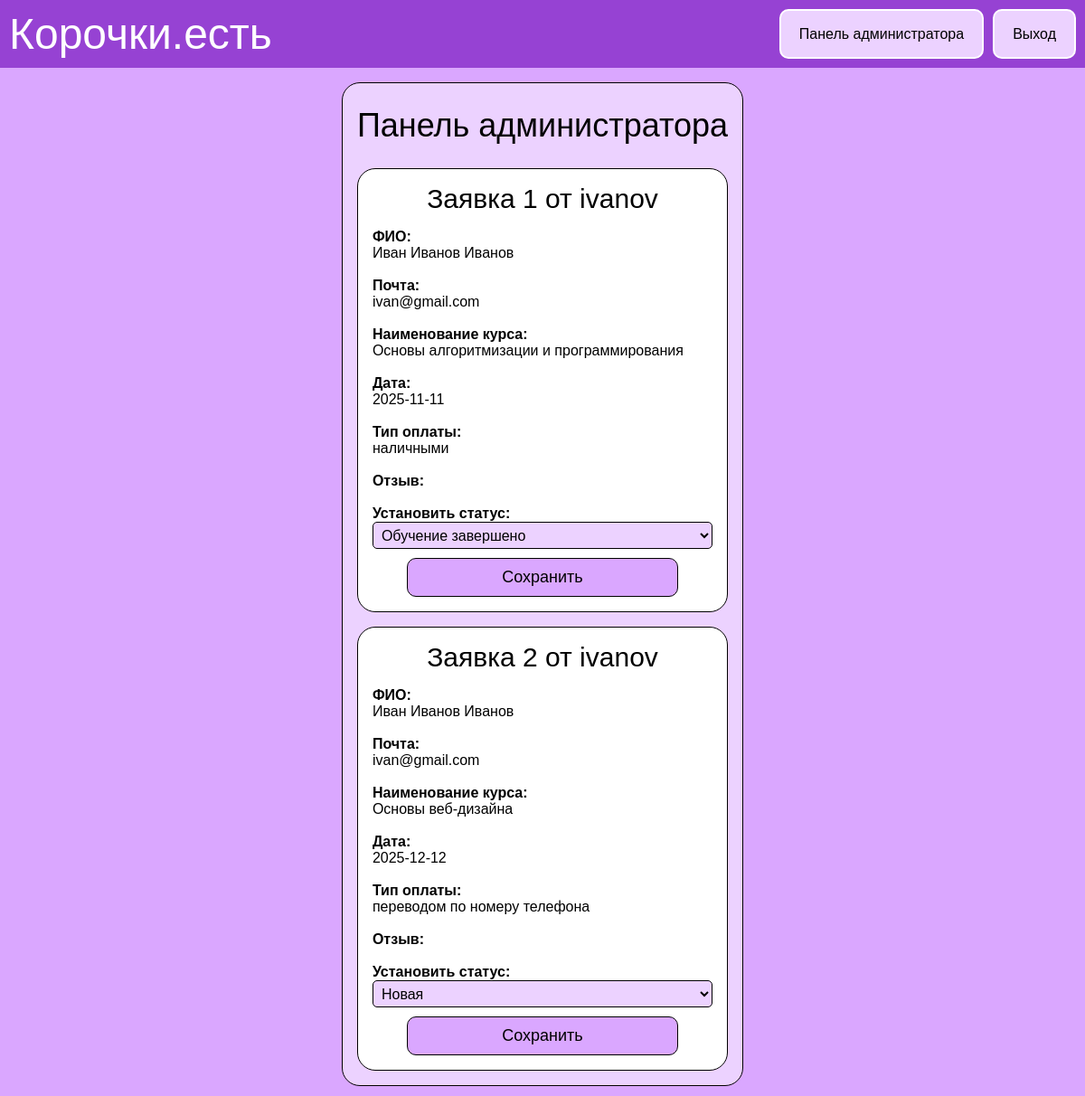
/admin.php (signed in), run on the app's committed database.
### tables this page shows
CREATE TABLE `applications` (
  `id` int(11) NOT NULL,
  `course_name` enum('Основы алгоритмизации и программирования','Основы веб-дизайна','Основы проектирования баз данных') NOT NULL,
  `data` date NOT NULL,
  `payment` enum('наличными','переводом по номеру телефона') NOT NULL,
  `status` enum('Новая','Идет обучение','Обучение завершено') NOT NULL DEFAULT 'Новая',
  `feedback` varchar(255) DEFAULT NULL,
  `users_id` int(11) NOT NULL
);

CREATE TABLE `users` (
  `id` int(11) NOT NULL,
  `login` varchar(255) NOT NULL,
  `password` varchar(255) NOT NULL,
  `fullname` varchar(255) NOT NULL,
  `phone` varchar(255) NOT NULL,
  `email` varchar(255) NOT NULL
);

### admin.php (the view, shortened to what this page needs)
<?php
include('db.php');
$query = $con->query("SELECT applications.*, users.login, users.fullname, users.email FROM applications INNER JOIN users WHERE applications.users_id = users.id");
?>
<!DOCTYPE html>
<html>
	<head>
        <link rel="stylesheet" href="styles/style.css">
	</head>
	<body>
		<div class="header">
			<div class="nav">
				<a href="index.php" class="logo">Корочки.есть</a>
				<?php
				if(!isset($_SESSION['user_id'])){
					echo'
					<div class="nav-btn">
						<a href="login.php" class="btn-login">Вход</a>
						<a href="register.php" class="btn-register">Регистрация</a>
					</div>
					';
				}
				elseif($_SESSION['admin']){
					echo'
					<div class="nav-btn">
						<a href="admin.php" class="btn-admin">Панель администратора</a>
						<a href="?index=1" name="index" class="btn-exit">Выход</a>
					</div>
					';
				}
				?>
			</div>
		</div>
		<div class="applications">
			<h1>Панель администратора</h1>
			<?php
				$i = 0;
				while($request = $query->fetch_assoc()) {
					$i++;
					echo "
					<div class='applications-card'>
					<h2>Заявка $i от {$request['login']}</h2>
					<b>ФИО: </b><br>{$request['fullname']}<br><br>
					<b>Почта: </b><br>{$request['email']}<br><br>
					<b>Наименование курса: </b><br>{$request['course_name']}<br><br>
					<b>Дата: </b><br>{$request['data']}<br><br>
					<b>Тип оплаты: </b><br>{$request['payment']}<br><br>
					<b>Отзыв: </b>{$request['feedback']}<br><br>
					<form action='' method='POST'>
						<label for='status'><b>Установить статус:</b></label>
						<input type='hidden' name='application_id' value='{$request['id']}'>
						<select name='status'>
							<option " . ($request['status'] == 'Новая' ? 'selected' : '') . " value='Новая'>Новая</option>
							<option " . ($request['status'] == 'Идет обучение' ? 'selected' : '') . " value='Идет обучение'>Идет обучение</option>
							<option " . ($request['status'] == 'Обучение завершено' ? 'selected' : '') . " value='Обучение завершено'>Обучение завершено</option>
						</select>
						<button class='btn-sub'>Сохранить</button>
					</form>";
					echo"</div>";
				}
			?>
		</div>
	</body>
</html>

### style.css (style rules this page uses)
* { margin:0; padding:0; font-family: Arial; box-sizing: border-box; }
body { background:#DAA7FF; display:flex; flex-direction: column; }
.header { background: #9642d3; padding: 10px; }
.nav { max-width: 100%; display: flex; justify-content: space-between; }
.logo { font-size: 48px; color: white; text-decoration: none; }
.nav-btn { display: flex; gap: 10px; }
.btn-sub, .btn-login, .btn-register, .btn-history, .btn-create, .btn-exit, .btn-admin { padding: 10px 20px; display: flex; align-items: center; border: 2px solid white; border-radius: 10px; background-color: #ECD2FF; color: black; text-decoration: none; cursor: pointer; transition: all 0.5s ease-in-out; }
.btn-sub { border:1px solid black; font-size: 22px; margin: auto; background: #DAA7FF; width: 80%; display: flex; justify-content: center; }
.container h1, .applications h1 { text-align: center; font-weight:normal; font-size: 36px; padding-bottom: 10px; margin-top: 10px; }
label { font-size: 24px; }
input, select { width: 100%; height: 40px; background: #ECD2FF; border: 1px solid black; border-radius: 5px; margin-bottom: 10px; font-size: 20px; padding: 5px; }
.applications { padding: 16px; margin: auto; margin-top: 16px; margin-bottom: 16px; border: 1px solid black; border-radius: 20px; background:#ECD2FF; }
.applications-card { padding: 16px; margin: auto; margin-top: 16px; border: 1px solid black; border-radius: 20px; background: white; }
.applications h2 { text-align: center; font-weight:normal; font-size: 30px; margin-bottom: 16px; }
.applications label { font-size: 16px; }
.applications input, .applications select { height: 30px; font-size: 16px; }
.applications .btn-sub { font-size: 18px; }

### data on the page
applications: users.login "ivanov", users.fullname "Иван Иванов Иванов", users.email "ivan@gmail.com", course_name "Основы алгоритмизации и программирования", data "2025-11-11", payment "наличными", status "Обучение завершено"
applications: users.login "ivanov", users.fullname "Иван Иванов Иванов", users.email "ivan@gmail.com", course_name "Основы веб-дизайна", data "2025-12-12", payment "переводом по номеру телефона", status "Новая"
